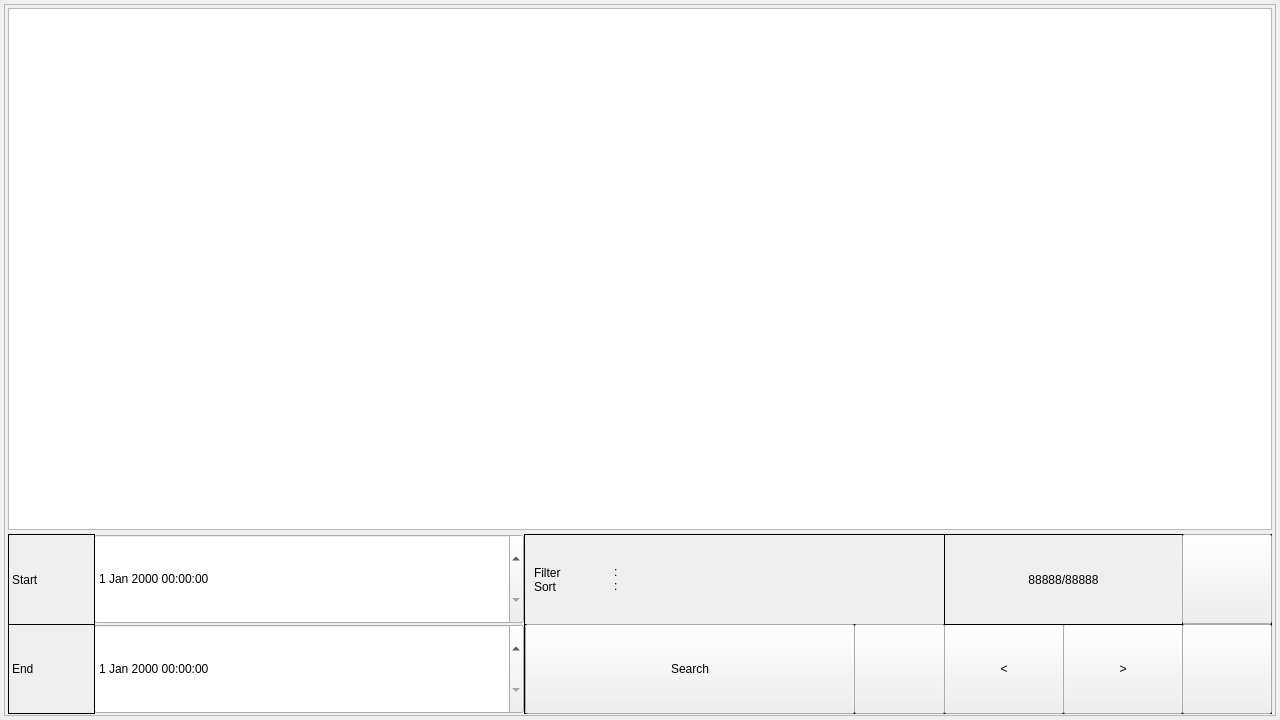
<?xml version="1.0" encoding="UTF-8"?>
<ui version="4.0">
 <class>LogPage</class>
 <widget class="QWidget" name="LogPage">
  <property name="geometry">
   <rect>
    <x>0</x>
    <y>0</y>
    <width>1280</width>
    <height>720</height>
   </rect>
  </property>
  <property name="windowTitle">
   <string>Dialog</string>
  </property>
  <widget class="QFrame" name="frame">
   <property name="geometry">
    <rect>
     <x>4</x>
     <y>4</y>
     <width>1272</width>
     <height>712</height>
    </rect>
   </property>
   <property name="frameShape">
    <enum>QFrame::StyledPanel</enum>
   </property>
   <property name="frameShadow">
    <enum>QFrame::Raised</enum>
   </property>
   <widget class="QTreeView" name="eventLogView">
    <property name="geometry">
     <rect>
      <x>4</x>
      <y>4</y>
      <width>1264</width>
      <height>522</height>
     </rect>
    </property>
    <property name="focusPolicy">
     <enum>Qt::NoFocus</enum>
    </property>
    <property name="autoScroll">
     <bool>false</bool>
    </property>
    <property name="autoScrollMargin">
     <number>0</number>
    </property>
   </widget>
   <widget class="QPushButton" name="buttonPageDn">
    <property name="geometry">
     <rect>
      <x>940</x>
      <y>620</y>
      <width>120</width>
      <height>90</height>
     </rect>
    </property>
    <property name="text">
     <string>&lt;</string>
    </property>
   </widget>
   <widget class="QPushButton" name="buttonPageUp">
    <property name="geometry">
     <rect>
      <x>1059</x>
      <y>620</y>
      <width>120</width>
      <height>90</height>
     </rect>
    </property>
    <property name="text">
     <string>&gt;</string>
    </property>
   </widget>
   <widget class="QLabel" name="labelPage">
    <property name="geometry">
     <rect>
      <x>940</x>
      <y>530</y>
      <width>239</width>
      <height>91</height>
     </rect>
    </property>
    <property name="frameShape">
     <enum>QFrame::Box</enum>
    </property>
    <property name="text">
     <string>88888/88888</string>
    </property>
    <property name="alignment">
     <set>Qt::AlignCenter</set>
    </property>
   </widget>
   <widget class="QPushButton" name="buttonSearch">
    <property name="geometry">
     <rect>
      <x>521</x>
      <y>620</y>
      <width>330</width>
      <height>90</height>
     </rect>
    </property>
    <property name="text">
     <string>Search</string>
    </property>
   </widget>
   <widget class="QPushButton" name="buttonPrevious">
    <property name="geometry">
     <rect>
      <x>1178</x>
      <y>530</y>
      <width>90</width>
      <height>90</height>
     </rect>
    </property>
    <property name="text">
     <string/>
    </property>
   </widget>
   <widget class="QPushButton" name="buttonClose">
    <property name="geometry">
     <rect>
      <x>1178</x>
      <y>620</y>
      <width>90</width>
      <height>90</height>
     </rect>
    </property>
    <property name="text">
     <string/>
    </property>
   </widget>
   <widget class="QPushButton" name="buttonFunction">
    <property name="geometry">
     <rect>
      <x>850</x>
      <y>620</y>
      <width>91</width>
      <height>90</height>
     </rect>
    </property>
    <property name="text">
     <string/>
    </property>
   </widget>
   <widget class="QDateTimeEdit" name="searchStartTime">
    <property name="geometry">
     <rect>
      <x>90</x>
      <y>530</y>
      <width>430</width>
      <height>90</height>
     </rect>
    </property>
    <property name="focusPolicy">
     <enum>Qt::WheelFocus</enum>
    </property>
   </widget>
   <widget class="QDateTimeEdit" name="searchEndTime">
    <property name="geometry">
     <rect>
      <x>90</x>
      <y>620</y>
      <width>430</width>
      <height>90</height>
     </rect>
    </property>
    <property name="focusPolicy">
     <enum>Qt::WheelFocus</enum>
    </property>
   </widget>
   <widget class="QLabel" name="labelStart">
    <property name="geometry">
     <rect>
      <x>4</x>
      <y>530</y>
      <width>87</width>
      <height>91</height>
     </rect>
    </property>
    <property name="frameShape">
     <enum>QFrame::Box</enum>
    </property>
    <property name="text">
     <string>Start</string>
    </property>
   </widget>
   <widget class="QLabel" name="labelEnd">
    <property name="geometry">
     <rect>
      <x>4</x>
      <y>620</y>
      <width>87</width>
      <height>90</height>
     </rect>
    </property>
    <property name="frameShape">
     <enum>QFrame::Box</enum>
    </property>
    <property name="text">
     <string>End</string>
    </property>
   </widget>
   <widget class="QLabel" name="labelFilter1">
    <property name="geometry">
     <rect>
      <x>530</x>
      <y>530</y>
      <width>81</width>
      <height>91</height>
     </rect>
    </property>
    <property name="frameShape">
     <enum>QFrame::NoFrame</enum>
    </property>
    <property name="text">
     <string>Filter
Sort</string>
    </property>
   </widget>
   <widget class="QLabel" name="labelPrevious">
    <property name="geometry">
     <rect>
      <x>1178</x>
      <y>530</y>
      <width>90</width>
      <height>91</height>
     </rect>
    </property>
    <property name="frameShape">
     <enum>QFrame::Box</enum>
    </property>
    <property name="text">
     <string/>
    </property>
   </widget>
   <widget class="QLabel" name="labelSerarch">
    <property name="geometry">
     <rect>
      <x>520</x>
      <y>620</y>
      <width>331</width>
      <height>90</height>
     </rect>
    </property>
    <property name="frameShape">
     <enum>QFrame::Box</enum>
    </property>
    <property name="text">
     <string/>
    </property>
   </widget>
   <widget class="QLabel" name="labelFunction">
    <property name="geometry">
     <rect>
      <x>850</x>
      <y>620</y>
      <width>91</width>
      <height>90</height>
     </rect>
    </property>
    <property name="frameShape">
     <enum>QFrame::Box</enum>
    </property>
    <property name="text">
     <string/>
    </property>
   </widget>
   <widget class="QLabel" name="labelPageDn">
    <property name="geometry">
     <rect>
      <x>940</x>
      <y>620</y>
      <width>120</width>
      <height>90</height>
     </rect>
    </property>
    <property name="frameShape">
     <enum>QFrame::Box</enum>
    </property>
    <property name="text">
     <string/>
    </property>
   </widget>
   <widget class="QLabel" name="labelPageUp">
    <property name="geometry">
     <rect>
      <x>1059</x>
      <y>620</y>
      <width>120</width>
      <height>90</height>
     </rect>
    </property>
    <property name="frameShape">
     <enum>QFrame::Box</enum>
    </property>
    <property name="text">
     <string/>
    </property>
   </widget>
   <widget class="QLabel" name="labelClose">
    <property name="geometry">
     <rect>
      <x>1178</x>
      <y>620</y>
      <width>90</width>
      <height>90</height>
     </rect>
    </property>
    <property name="frameShape">
     <enum>QFrame::Box</enum>
    </property>
    <property name="text">
     <string/>
    </property>
   </widget>
   <widget class="QLabel" name="labelFilter4">
    <property name="geometry">
     <rect>
      <x>520</x>
      <y>530</y>
      <width>421</width>
      <height>91</height>
     </rect>
    </property>
    <property name="frameShape">
     <enum>QFrame::Box</enum>
    </property>
    <property name="text">
     <string/>
    </property>
   </widget>
   <widget class="QLabel" name="labelFilter3">
    <property name="geometry">
     <rect>
      <x>610</x>
      <y>530</y>
      <width>30</width>
      <height>90</height>
     </rect>
    </property>
    <property name="text">
     <string>:
:</string>
    </property>
   </widget>
   <widget class="QLabel" name="labelFilter2">
    <property name="geometry">
     <rect>
      <x>640</x>
      <y>530</y>
      <width>301</width>
      <height>91</height>
     </rect>
    </property>
    <property name="text">
     <string/>
    </property>
   </widget>
   <zorder>labelFilter4</zorder>
   <zorder>labelClose</zorder>
   <zorder>labelPageDn</zorder>
   <zorder>labelPageUp</zorder>
   <zorder>labelFunction</zorder>
   <zorder>buttonFunction</zorder>
   <zorder>labelSerarch</zorder>
   <zorder>searchEndTime</zorder>
   <zorder>labelPrevious</zorder>
   <zorder>eventLogView</zorder>
   <zorder>buttonPageDn</zorder>
   <zorder>buttonPageUp</zorder>
   <zorder>labelPage</zorder>
   <zorder>buttonSearch</zorder>
   <zorder>buttonPrevious</zorder>
   <zorder>buttonClose</zorder>
   <zorder>searchStartTime</zorder>
   <zorder>labelStart</zorder>
   <zorder>labelEnd</zorder>
   <zorder>labelFilter1</zorder>
   <zorder>labelFilter3</zorder>
   <zorder>labelFilter2</zorder>
  </widget>
 </widget>
 <resources/>
 <connections/>
</ui>
